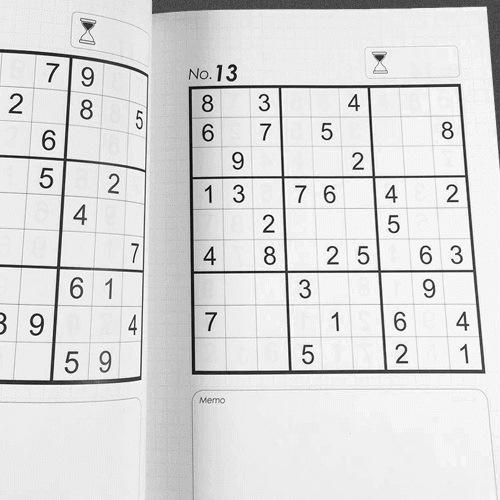
#> input picture img/sudoku.jpg, 500 x 500 px
$ python perspectiva.py
#> lines starting #> are read from the running program, lines starting #| are printed output that depends on the picture
import cv2
import numpy as np
img_path = '../../img/sudoku.jpg'
img = cv2.imread(img_path)
#> img is the input picture: shape (500, 500, 3); min 0, max 255, mean 219.4
origin = np.float32([[190,86],[460,86],[193,373],[485,373]])
destity = np.float32([[0,0],[500,0],[0,500],[500,500]])
transformation = cv2.getPerspectiveTransform(origin,destity)
imgTransf = cv2.warpPerspective(img,transformation,(500,500))
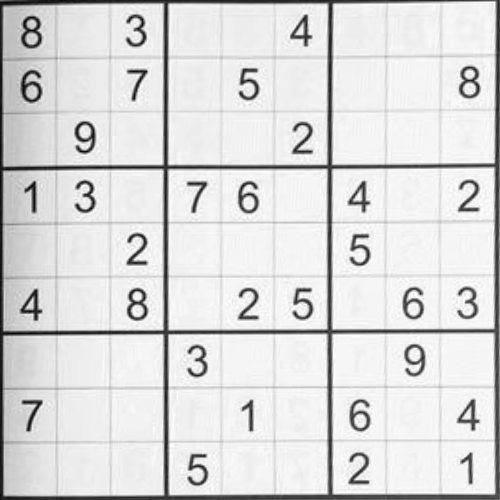
#> imgTransf: shape (500, 500, 3); min 4, max 255, mean 218.9
cv2.imshow('Imagem original',img)
cv2.imshow('Imagem transformada',imgTransf)
cv2.waitKey(0)
cv2.destroyAllWindows()

$ run again, with img/engrenagem.jpg copied over img/sudoku.jpg
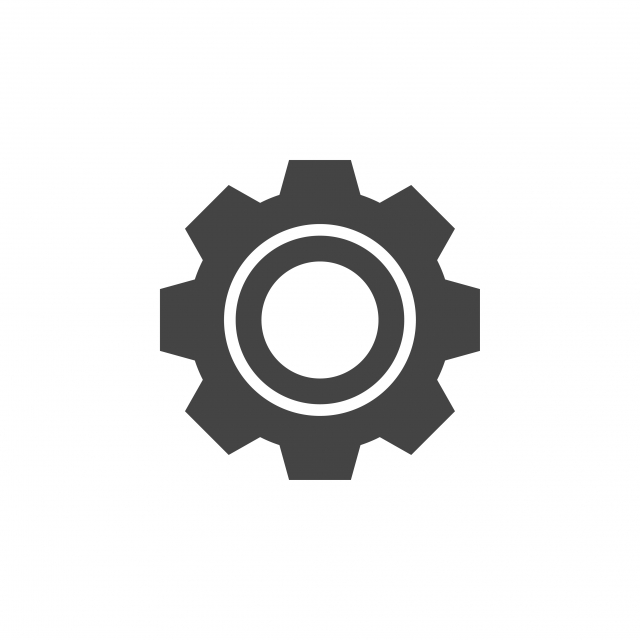
#> input picture img/engrenagem.jpg, 640 x 640 px
#> img is the input picture: shape (640, 640, 3); min 66, max 255, mean 229.8
#> `imgTransf = cv2.warpPerspective(img,transformation,(500,500))`:
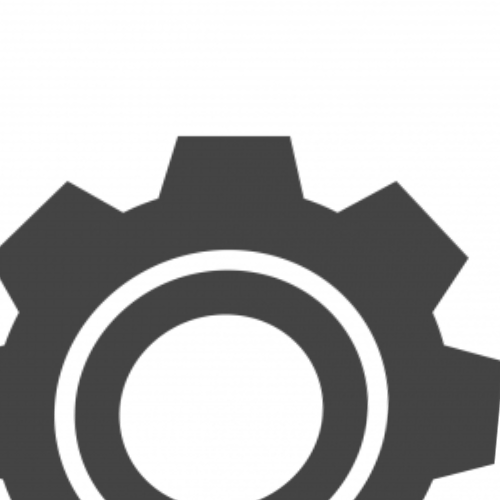
#> imgTransf: shape (500, 500, 3); min 66, max 255, mean 178.4
